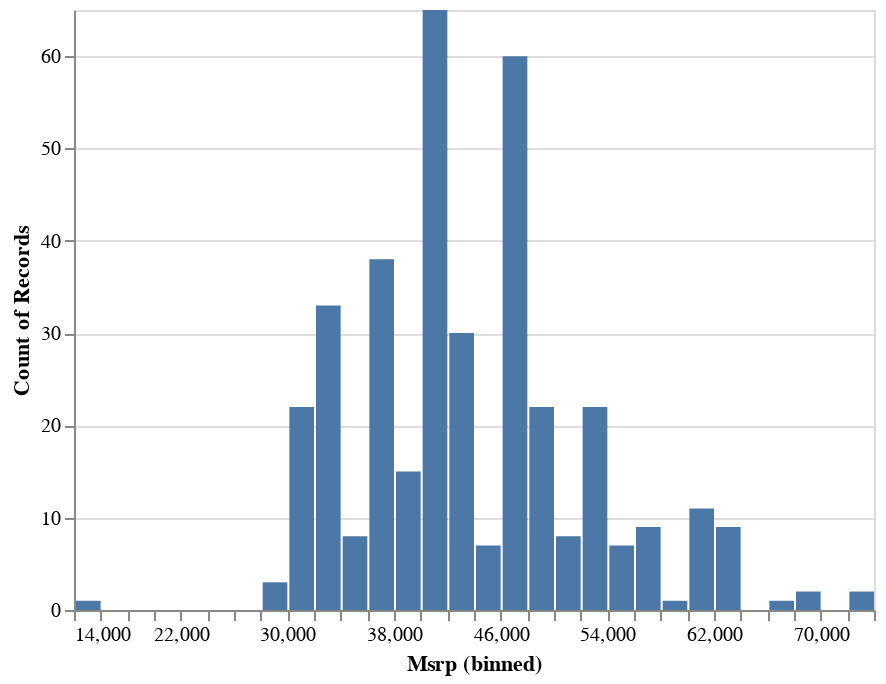

Here is the notebook cell this chart was saved with:
### Markdown cell above
...and likewise with the other numeric columns

### Code cell
ch=alt.Chart(df).mark_bar().encode(
    alt.X('Msrp', bin=alt.Bin(step=2000)),
    y='count()'
)
ch

### Figure 1 — Vega-Lite specification as saved in the notebook (floating-point values rounded to 4 significant figures; data arrays with more than 128 entries replaced by an {"elided": "..."} marker saying what was removed)
{"config": {"view": {"continuousWidth": 400, "continuousHeight": 300}}, "data": {"name": "data-e4cf160ff4822181c2eff36ca2097ac0"}, "mark": "bar", "encoding": {"x": {"bin": {"step": 2000}, "field": "Msrp", "type": "quantitative"}, "y": {"aggregate": "count", "type": "quantitative"}}, "$schema": "https://vega.github.io/schema/vega-lite/v4.17.0.json", "datasets": {"data-e4cf160ff4822181c2eff36ca2097ac0": {"elided": "395 records"}}}
